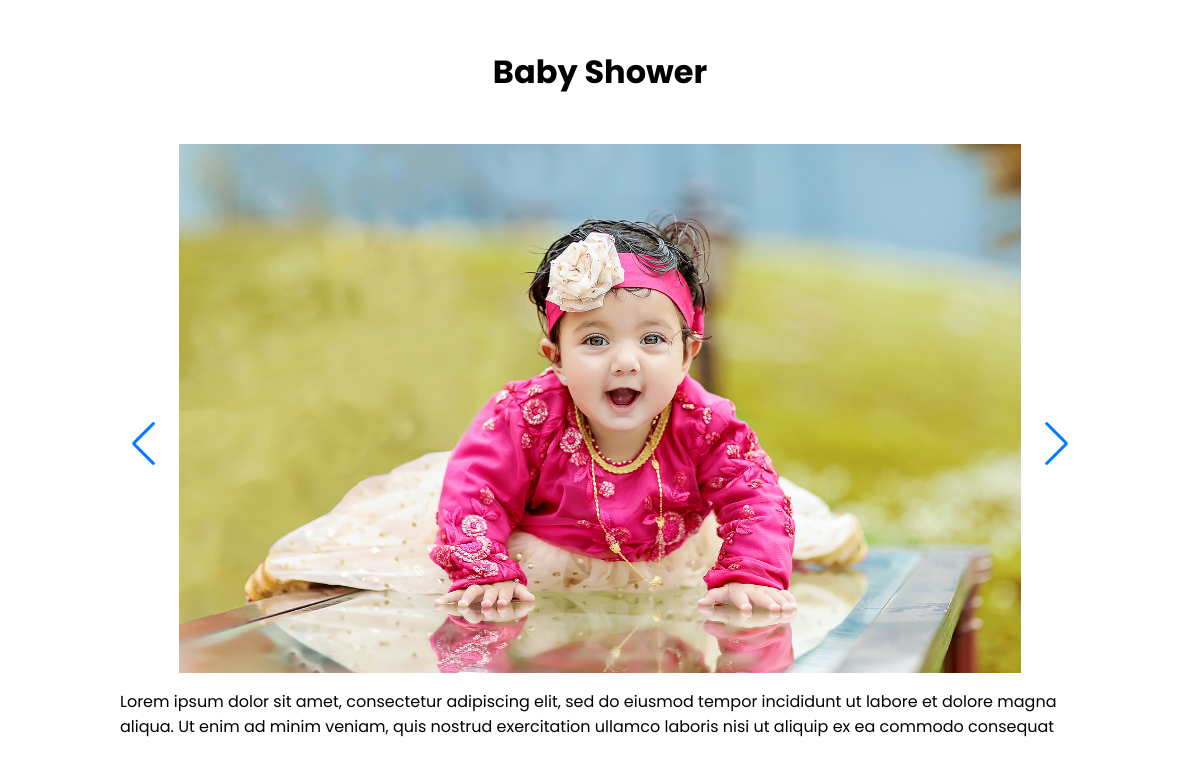
/portfolio-description/e93af834-1188-43f4-8cd3-1e060fd1dfc7/, run on an earlier commit of the app's database.
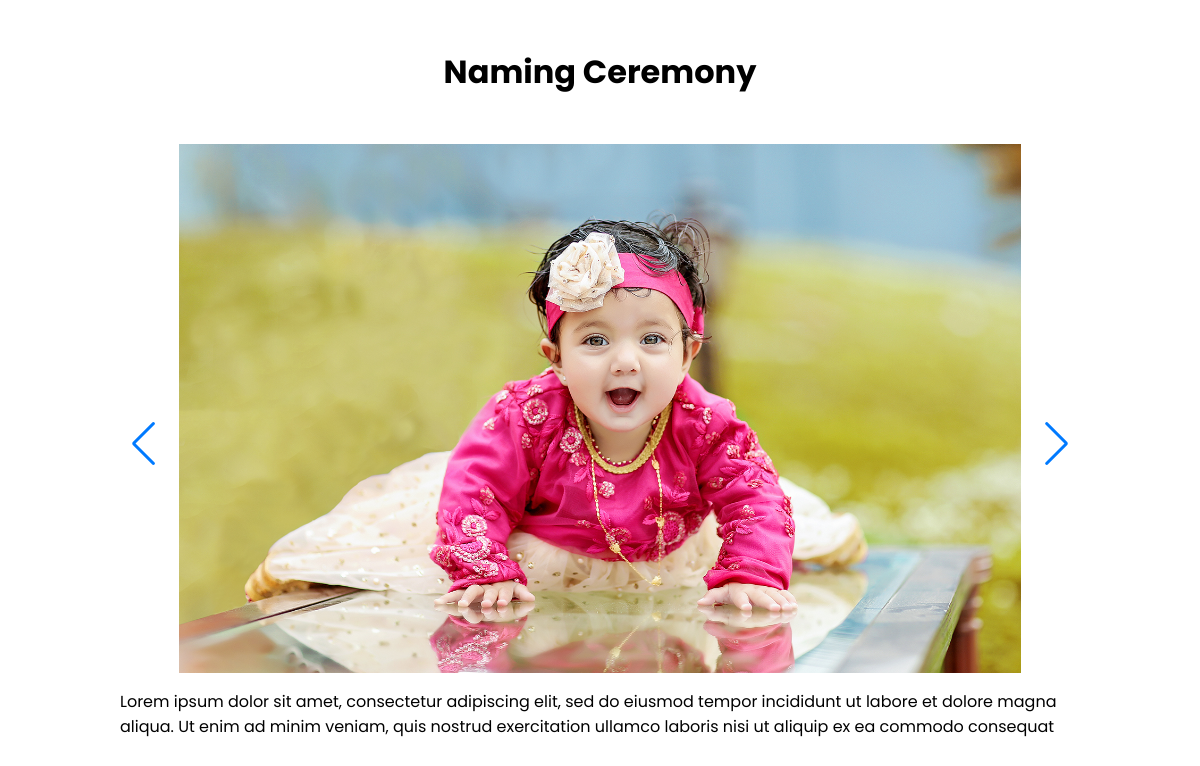
And on a later commit of the database.
### gallery/models.py (models this page shows, shortened)
class Portfolio(models.Model):
    name = models.CharField(max_length=255, null=False, blank=False, verbose_name="Portfolio Name")
    id = models.UUIDField(default=uuid.uuid4, unique=True,
                          primary_key=True, editable=False)
    photo = models.ImageField(upload_to='images/portfolio/', blank=False,null=True, verbose_name="Cover Photo")
    created= models.DateTimeField(auto_now_add=True, null=True)

### gallery/views.py (the view)
# urls.py: path('portfolio-description/<str:pk>/', views.portfolio_description, name='portfolio_description'),
def portfolio_description(request, pk):
    portfolioObj = Portfolio.objects.get(id=pk)
    context = {'portfolio': portfolioObj}
    return render (request, 'gallery/portfolio_description.html', context)

### gallery/templates/gallery/portfolio_description.html (shortened to what this page needs)
{% extends 'main.html' %}
{% load static %}
{% block styles %}
<link rel="stylesheet" href="{% static 'css/portfolio_description.css' %}" />
{% endblock styles %}
{% block content %}
<h1>{{portfolio.name}}</h1>
<div class="swiper">
    <div class="swiper-wrapper">
        {% for photo in portfolio.photoportfolio_set.all %}
        <div class="swiper-slide">
            <div class="container">
                <img src="{{photo.photo.url}}" alt="" class="{{photo.photo_type}}}" />
            </div>
            <p>{{photo.description}}</p>
        </div>
        {% endfor %}
    </div>
    <div class="swiper-button-prev"></div>
    <div class="swiper-button-next"></div>
</div>
{% endblock content %}

What changed in the data, as far as the page shows it:
changed Portfolio: name "Baby Shower" → "Naming Ceremony"
